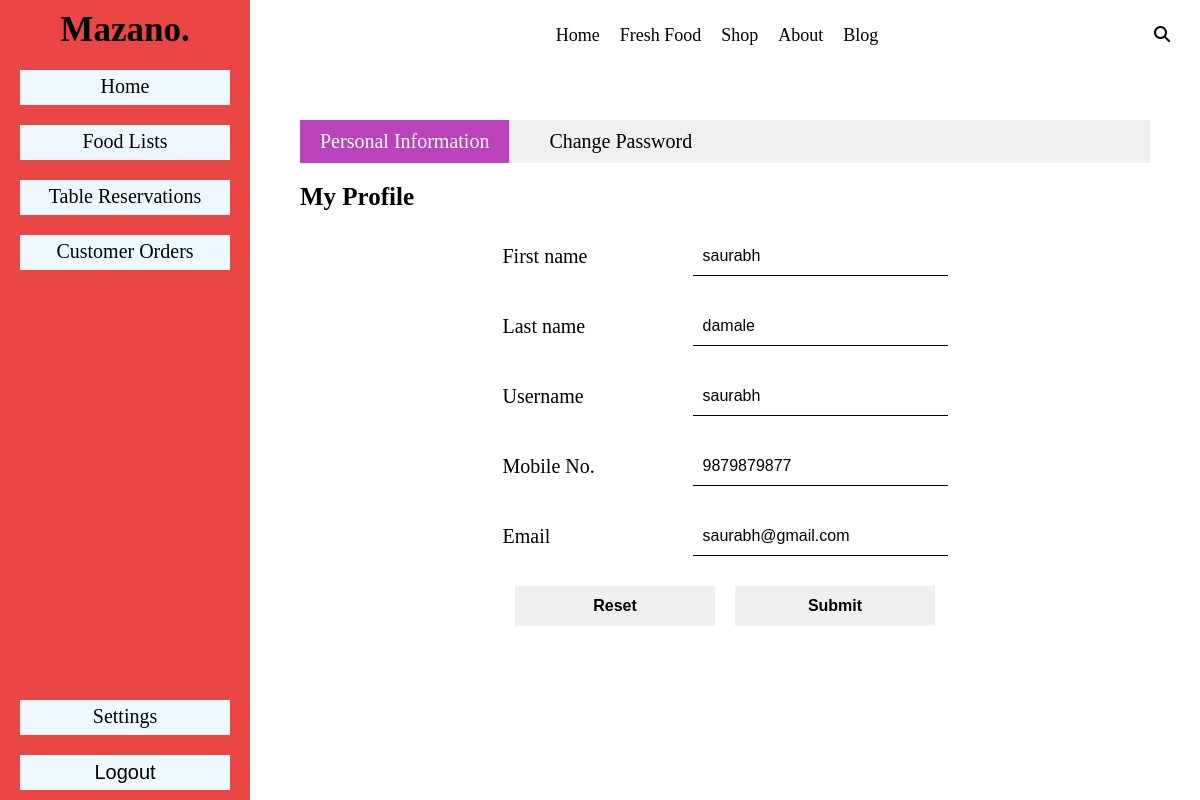
Page /roles/staff_profile.php (signed in) on the committed database.
### tables this page shows
CREATE TABLE `users_personal_info` (
  `id` int(11) NOT NULL,
  `user_id` int(11) NOT NULL,
  `fname` varchar(30) NOT NULL,
  `lname` varchar(30) NOT NULL,
  `m_no` varchar(10) NOT NULL
);

CREATE TABLE `users_data` (
  `id` int(11) NOT NULL,
  `username` varchar(30) NOT NULL,
  `email` varchar(50) NOT NULL,
  `password` varchar(100) NOT NULL
);

### roles/staff_profile.php (the view, shortened to what this page needs)
<?php
    include("./header.php");
    $user_personal_info_query = "SELECT * FROM users_personal_info WHERE user_id = {$user_data['id']}";
    $user_personal_info = mysqli_query($conn, $user_personal_info_query);
    $user_personal_info = mysqli_fetch_assoc($user_personal_info);
?>
            <section class="main-section">
                <section class = "profile-section">
                    <div class = "tabs">
                        <div class = "active personal">Personal Information</div>
                        <div class = "change-password">Change Password</div>
                    </div>
                    <div class = "personal-info">
                        <div class="title">My Profile</div>
                        <div class="profile-form">
                            <form action="<?= $_SERVER['PHP_SELF'] ?>" method = "POST">
                                <div>
                                    <label for="fname">First name</label>
                                    <input type="text" id = "fname" name = "fname" value = "<?= $user_personal_info['fname'] ?? "" ?>">
                                </div>
                                <div>
                                    <label for="lname">Last name</label>
                                    <input type="text" id = "lname" name = "lname" value = "<?= $user_personal_info['lname'] ?? "" ?>">
                                </div>
                                <div>
                                    <label for="uname">Username</label>
                                    <input type="text" id = "uname" name = "username" value = "<?= $user_data['username'] ?>">
                                </div>
                                <div>
                                    <label for="m_no">Mobile No.</label>
                                    <input type="text" id = "m_no" name = "m_no" value = "<?= $user_personal_info['m_no'] ?? "" ?>">
                                </div>
                                <div>
                                    <label for="email">Email</label>
                                    <input type="text" id = "email" name = "email" value = "<?= $user_data['email'] ?>">
                                </div>
                                <div class="btns">
                                    <input type="reset" value="Reset">
                                    <input type="submit" name = "submitPersonalInfo" value="Submit">
                                </div>
                            </form>
                        </div>
                    </div>
                </section>
            </section>
        </section>
    </main>
</body>
</html>

### css/staff_profile.css (style rules this page uses)
* { padding: 0; margin: 0; box-sizing: border-box; }
body { --background-color: #000; --pure-background: #000; --color: #fff; --scroll-color: #a3a3a3; font-size: 16px; overflow-x: hidden; scroll-behavior: smooth; }
.main-section { padding: 30px 50px; overflow-y: scroll; margin-left: 250px; }
.main-section .title { font-size: 30px; font-weight: 600; }
.profile-section { max-height: 100vh; min-height: 500px; padding: 20px 0px; }
.profile-section .tabs { display: flex; gap: 20px; font-size: 20px; background-color: #f0f0f0; }
.profile-section .tabs div { padding: 10px 20px; height: 100%; cursor: pointer; }
.profile-section .tabs .active { background-color: #ba42ba; color: white; }
.profile-section .title { padding: 20px 0; font-size: 25px; font-weight: 600; }
form { display: flex; flex-direction: column; gap: 20px; }
form > div { padding: 5px 0px; display: flex; justify-content: center; align-items: center; font-size: 20px; gap: 20px }
form label { width: 20%; }
form input, form select { height: 40px; width: 30%; border: none; padding: 5px 10px; font-size: 16px; border-bottom: 1px solid black; }
form .btns input { height: 40px; width: 200px; border: none; outline: none; font-size: 16px; font-weight: 600; }

### rows in the picture
users_personal_info: fname "saurabh", lname "damale", m_no "9879879877"
users_data: username "saurabh", email "saurabh@gmail.com"
